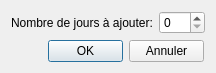
<?xml version="1.0" encoding="UTF-8"?>
<ui version="4.0">
 <class>BDProlongerCheckOut</class>
 <widget class="QDialog" name="BDProlongerCheckOut">
  <property name="geometry">
   <rect>
    <x>0</x>
    <y>0</y>
    <width>216</width>
    <height>73</height>
   </rect>
  </property>
  <property name="windowTitle">
   <string>Dialog</string>
  </property>
  <layout class="QGridLayout" name="gridLayout">
   <item row="0" column="0">
    <layout class="QHBoxLayout" name="horizontalLayout">
     <item>
      <widget class="QLabel" name="label">
       <property name="text">
        <string>Nombre de jours à ajouter:</string>
       </property>
      </widget>
     </item>
     <item>
      <widget class="QSpinBox" name="spinBox"/>
     </item>
    </layout>
   </item>
   <item row="1" column="0">
    <layout class="QFormLayout" name="formLayout">
     <property name="formAlignment">
      <set>Qt::AlignRight|Qt::AlignTop|Qt::AlignTrailing</set>
     </property>
     <property name="rightMargin">
      <number>7</number>
     </property>
     <item row="0" column="0">
      <widget class="QPushButton" name="btn_ok">
       <property name="maximumSize">
        <size>
         <width>75</width>
         <height>23</height>
        </size>
       </property>
       <property name="text">
        <string>OK</string>
       </property>
      </widget>
     </item>
     <item row="0" column="1">
      <widget class="QPushButton" name="btn_annuler">
       <property name="maximumSize">
        <size>
         <width>75</width>
         <height>23</height>
        </size>
       </property>
       <property name="text">
        <string>Annuler</string>
       </property>
      </widget>
     </item>
    </layout>
   </item>
  </layout>
 </widget>
 <resources/>
 <connections/>
</ui>
